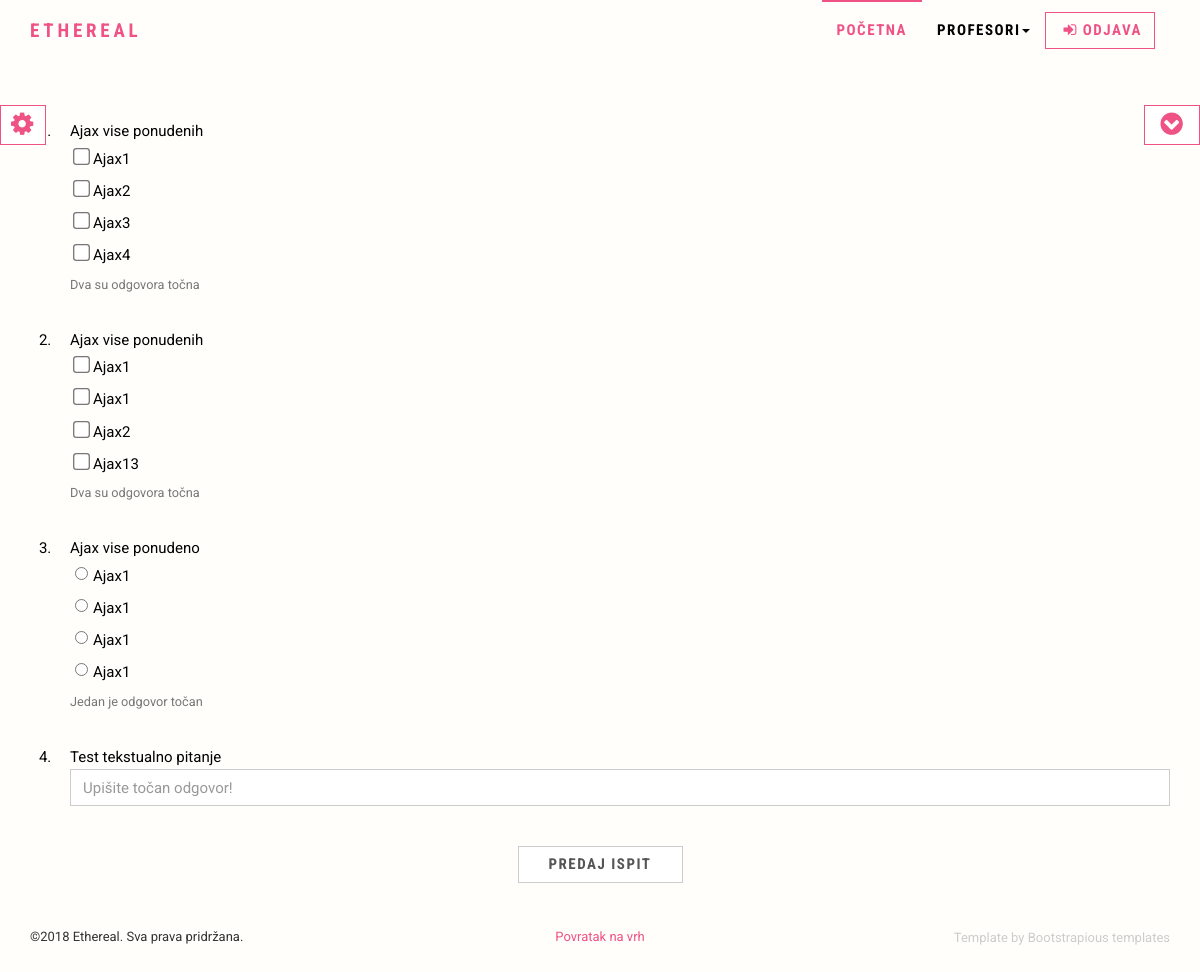
The page /php/exam_write.php?id=2 (signed in) on the database its author committed.
### tables this page shows
CREATE TABLE `baza_pitanja` (
  `id` int(5) NOT NULL,
  `id_tecaj_fk` int(255) NOT NULL,
  `id_lesson_fk` int(255) NOT NULL,
  `id_tip_pitanja_fk` int(100) NOT NULL,
  `pitanje` varchar(1000) NOT NULL,
  `ponudeni_odgovori` varchar(1000) NOT NULL,
  `rjesenje` varchar(200) NOT NULL
);

### php/exam_write.php (the view, shortened to what this page needs)
<?php
$con = spajanje();
$sql_pitanja = "SELECT ispit.pitanja_string
FROM ispit
WHERE ispit.id = {$_GET['id']}";
$pitanja_string = mysqli_query($con,$sql_pitanja);
$pitanja_array = mysqli_fetch_assoc($pitanja_string);
$pitanja_array = implode(",", $pitanja_array);
$pitanja_array = explode(",", $pitanja_array);
require_once "includes/header.php";
?>
<form class="form-horizontal" action ="" method = "post">
    <?php
	echo "<div class = 'form-group exam'><ol>";
	foreach($pitanja_array as $key => $pitanje_id){
		$sql = "SELECT * FROM baza_pitanja WHERE id = '$pitanje_id'";
		$pitanje = mysqli_query($con,$sql);
		$pitanje = mysqli_fetch_assoc($pitanje);
		$tmp = "";
		$tmp .= '<li class = "col-sm-12" id="pitanje['.$pitanje_id.']">'.ucfirst($pitanje['pitanje']);
		$odgovori = $pitanje['ponudeni_odgovori'];
		$odgovori = explode(",", $odgovori);
		switch($pitanje['id_tip_pitanja_fk']){
			case "1":
				$tmp.= '<div>';
				for($i=0; $i<count($odgovori);$i++){
					$tmp.= '<input name = "odgovori'.$pitanje_id.'[]" class = "checkbox single-checkbox" type="checkbox" value = "'.$i.'" id = "odgovori'.$i.$pitanje_id.'">';
					$tmp.= '<label for = "odgovori'.$i.$pitanje_id.'">'.ucfirst($odgovori[$i]).'</label>
								<br>';
					}
				$tmp.= '</div><p class = "text-muted"><small>Dva su odgovora točna</small></p>';
				break;
			case "2":
				$tmp.= '<div>';
				for($i=0; $i<count($odgovori);$i++){
						$tmp.= '<input name = "odgovori'.$pitanje_id.'[]" class = "radio" type="radio" value = "'.$i.'" id = "odgovori'.$i.$pitanje_id.'">';
						$tmp.= '<label for = "odgovori'.$i.$pitanje_id.'">'.ucfirst($odgovori[$i]).'</label>
						<br>';
					}
				$tmp.= '</div><p class = "text-muted"><small>Jedan je odgovor točan</small></p>';
				break;
			default:
					$tmp.= '<div><input name = "odgovori'.$pitanje_id.'[]" class = "col-sm-7 form-control" type="text" placeholder = "Upišite točan odgovor!" value = "">';
					$tmp.= '<label for="odgovori[]" class = "control-label">'.ucfirst($odgovori[0]).'</label></div>';
	}
		$tmp .= '</li>';
		echo $tmp;
	}
	echo "</ol></div>";
    ?>
	<div class="form-group">
		<div class="col-sm-offset-5 col-sm-2">
			<input type ="submit" id="predaj" name = "predaj" class ="form-control btn btn-ghost submit" value="Predaj ispit" />
		</div>
	</div>
</form>
<?php
require "includes/footer.php";
?>

### css/style.default.css (style rules this page uses)
html { height: 100%; }
body { height: 100%; }
.btn-ghost { color: #ef5285; background-color: transparent; border-color: #ef5285; }
body { font-family: "Roboto", Helvetica, Arial, sans-serif; font-size: 15px; line-height: 1.55; color: #000; background-color: #fff; }
.btn { font-weight: 700; font-family: "Roboto Condensed", Helvetica, Arial, sans-serif; text-transform: uppercase; letter-spacing: 0.1em; padding: 6px 12px; font-size: 15px; line-height: 1.55; border-radius: 0px; }
label { font-weight: normal; }
.form-control { display: block; width: 100%; height: 37px; padding: 6px 12px; font-size: 15px; line-height: 1.55; color: #555555; background-color: #fff; background-image: none; border: 1px solid #ccc; border-radius: 0; -webkit-box-shadow: none; box-shadow: none; }
.form-group { margin-bottom: 20px; }
p { margin: 0 0 23px; }

### css/custom.css (style rules this page uses)
body, .navbar, .question, table.dataTable tbody tr { background:#fffefa; }
#site { display : none; }
.submit { -webkit-transition: all 0.2s ease-out; -moz-transition: all 0.2s ease-out; transition: all 0.2s ease-out; }
.exam { padding: 10px 0; }
.exam > ol > li { margin-bottom:10px; }
.checkbox,.radio { display:inline-block; }
.form-horizontal .checkbox, .form-horizontal .radio { min-height: 1em; margin:5px; }
input[type=checkbox] { -ms-transform: scale(1.3); -moz-transform: scale(1.3); -webkit-transform: scale(1.3); -o-transform: scale(1.3); padding: 10px; }

### rows shown on the page
baza_pitanja: pitanje "Ajax vise ponudenih", ponudeni_odgovori "Ajax1", ponudeni_odgovori "Ajax2", ponudeni_odgovori "Ajax3", ponudeni_odgovori "Ajax4"
baza_pitanja: pitanje "Ajax vise ponudenih", ponudeni_odgovori "Ajax1", ponudeni_odgovori "Ajax2", ponudeni_odgovori "Ajax13"
baza_pitanja: pitanje "Ajax vise ponudeno", ponudeni_odgovori "Ajax1"
baza_pitanja: pitanje "Test tekstualno pitanje"
